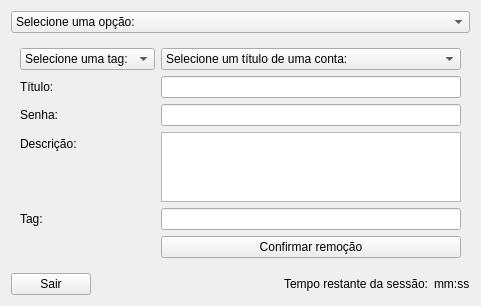
<?xml version="1.0" encoding="UTF-8"?>
<ui version="4.0">
 <class>Menu</class>
 <widget class="QDialog" name="Menu">
  <property name="geometry">
   <rect>
    <x>0</x>
    <y>0</y>
    <width>376</width>
    <height>305</height>
   </rect>
  </property>
  <property name="windowTitle">
   <string>Dialog</string>
  </property>
  <layout class="QVBoxLayout" name="verticalLayout">
   <item>
    <widget class="QComboBox" name="comboBox">
     <item>
      <property name="text">
       <string>Selecione uma opção:</string>
      </property>
     </item>
     <item>
      <property name="text">
       <string>Mostrar conta(s)</string>
      </property>
     </item>
     <item>
      <property name="text">
       <string>Adicionar conta</string>
      </property>
     </item>
     <item>
      <property name="text">
       <string>Editar conta</string>
      </property>
     </item>
     <item>
      <property name="text">
       <string>Remover conta</string>
      </property>
     </item>
     <item>
      <property name="text">
       <string>Gerar senha aleatória</string>
      </property>
     </item>
     <item>
      <property name="text">
       <string>Adicionar tag</string>
      </property>
     </item>
     <item>
      <property name="text">
       <string>Remover tag</string>
      </property>
     </item>
    </widget>
   </item>
   <item>
    <widget class="QStackedWidget" name="stackedWidget">
     <property name="currentIndex">
      <number>4</number>
     </property>
     <widget class="QWidget" name="Padrao"/>
     <widget class="QWidget" name="MostrarContas">
      <layout class="QVBoxLayout" name="verticalLayout_3">
       <item>
        <layout class="QHBoxLayout" name="horizontalLayout_7">
         <item>
          <widget class="QComboBox" name="SelecTagEC_2">
           <item>
            <property name="text">
             <string>Selecione uma tag:</string>
            </property>
           </item>
           <item>
            <property name="text">
             <string>Banco</string>
            </property>
           </item>
          </widget>
         </item>
         <item>
          <widget class="QComboBox" name="SelecTituloEC_2">
           <item>
            <property name="text">
             <string>Selecione um título de uma conta:</string>
            </property>
           </item>
          </widget>
         </item>
         <item>
          <widget class="QPushButton" name="BotaoFiltrarMC">
           <property name="text">
            <string>Filtrar</string>
           </property>
          </widget>
         </item>
        </layout>
       </item>
       <item>
        <widget class="QScrollArea" name="scrollArea">
         <property name="widgetResizable">
          <bool>true</bool>
         </property>
         <widget class="QWidget" name="scrollAreaWidgetContents">
          <property name="geometry">
           <rect>
            <x>0</x>
            <y>0</y>
            <width>110</width>
            <height>32</height>
           </rect>
          </property>
          <layout class="QGridLayout" name="gridLayout">
           <item row="0" column="1">
            <widget class="QWidget" name="WidgetContainer" native="true"/>
           </item>
           <item row="0" column="0">
            <spacer name="horizontalSpacer_3">
             <property name="orientation">
              <enum>Qt::Orientation::Horizontal</enum>
             </property>
             <property name="sizeType">
              <enum>QSizePolicy::Policy::Fixed</enum>
             </property>
             <property name="sizeHint" stdset="0">
              <size>
               <width>40</width>
               <height>20</height>
              </size>
             </property>
            </spacer>
           </item>
           <item row="0" column="2">
            <spacer name="horizontalSpacer_4">
             <property name="orientation">
              <enum>Qt::Orientation::Horizontal</enum>
             </property>
             <property name="sizeType">
              <enum>QSizePolicy::Policy::Fixed</enum>
             </property>
             <property name="sizeHint" stdset="0">
              <size>
               <width>40</width>
               <height>20</height>
              </size>
             </property>
            </spacer>
           </item>
          </layout>
         </widget>
        </widget>
       </item>
      </layout>
     </widget>
     <widget class="QWidget" name="AdicionarConta">
      <layout class="QFormLayout" name="formLayout">
       <item row="1" column="0">
        <widget class="QLabel" name="label_2">
         <property name="text">
          <string>Senha:      </string>
         </property>
        </widget>
       </item>
       <item row="1" column="1">
        <widget class="QLineEdit" name="SenhaAC"/>
       </item>
       <item row="2" column="0">
        <widget class="QLabel" name="label_3">
         <property name="sizePolicy">
          <sizepolicy hsizetype="Fixed" vsizetype="Preferred">
           <horstretch>0</horstretch>
           <verstretch>0</verstretch>
          </sizepolicy>
         </property>
         <property name="text">
          <string>Descrição:</string>
         </property>
        </widget>
       </item>
       <item row="2" column="1">
        <widget class="QTextEdit" name="DescricaoAC">
         <property name="maximumSize">
          <size>
           <width>122</width>
           <height>91</height>
          </size>
         </property>
         <property name="html">
          <string>&lt;!DOCTYPE HTML PUBLIC &quot;-//W3C//DTD HTML 4.0//EN&quot; &quot;http://www.w3.org/TR/REC-html40/strict.dtd&quot;&gt;
&lt;html&gt;&lt;head&gt;&lt;meta name=&quot;qrichtext&quot; content=&quot;1&quot; /&gt;&lt;meta charset=&quot;utf-8&quot; /&gt;&lt;style type=&quot;text/css&quot;&gt;
p, li { white-space: pre-wrap; }
hr { height: 1px; border-width: 0; }
li.unchecked::marker { content: &quot;\2610&quot;; }
li.checked::marker { content: &quot;\2612&quot;; }
&lt;/style&gt;&lt;/head&gt;&lt;body style=&quot; font-family:'Segoe UI'; font-size:9pt; font-weight:400; font-style:normal;&quot;&gt;
&lt;p style=&quot;-qt-paragraph-type:empty; margin-top:0px; margin-bottom:0px; margin-left:0px; margin-right:0px; -qt-block-indent:0; text-indent:0px;&quot;&gt;&lt;br /&gt;&lt;/p&gt;&lt;/body&gt;&lt;/html&gt;</string>
         </property>
         <property name="overwriteMode">
          <bool>false</bool>
         </property>
        </widget>
       </item>
       <item row="3" column="0">
        <widget class="QLabel" name="label_4">
         <property name="sizePolicy">
          <sizepolicy hsizetype="Fixed" vsizetype="Preferred">
           <horstretch>0</horstretch>
           <verstretch>0</verstretch>
          </sizepolicy>
         </property>
         <property name="text">
          <string>Tag:          </string>
         </property>
        </widget>
       </item>
       <item row="3" column="1">
        <widget class="QComboBox" name="TagAC">
         <property name="sizePolicy">
          <sizepolicy hsizetype="Preferred" vsizetype="Fixed">
           <horstretch>0</horstretch>
           <verstretch>0</verstretch>
          </sizepolicy>
         </property>
         <item>
          <property name="text">
           <string>Selecione uma opção:</string>
          </property>
         </item>
        </widget>
       </item>
       <item row="4" column="1">
        <widget class="QPushButton" name="BotaoConfirmarAC">
         <property name="sizePolicy">
          <sizepolicy hsizetype="Fixed" vsizetype="Fixed">
           <horstretch>0</horstretch>
           <verstretch>0</verstretch>
          </sizepolicy>
         </property>
         <property name="text">
          <string>Confirmar</string>
         </property>
        </widget>
       </item>
       <item row="0" column="0">
        <widget class="QLabel" name="label_5">
         <property name="text">
          <string>Título:</string>
         </property>
        </widget>
       </item>
       <item row="0" column="1">
        <widget class="QLineEdit" name="TituloAC"/>
       </item>
      </layout>
     </widget>
     <widget class="QWidget" name="EditarConta">
      <layout class="QFormLayout" name="formLayout_2">
       <item row="0" column="0">
        <widget class="QComboBox" name="SelecTagEC">
         <item>
          <property name="text">
           <string>Selecione uma tag:</string>
          </property>
         </item>
         <item>
          <property name="text">
           <string>Banco</string>
          </property>
         </item>
        </widget>
       </item>
       <item row="0" column="1">
        <layout class="QHBoxLayout" name="horizontalLayout_5">
         <item>
          <widget class="QComboBox" name="SelecTituloEC">
           <item>
            <property name="text">
             <string>Selecione um título de uma conta:</string>
            </property>
           </item>
          </widget>
         </item>
         <item>
          <widget class="QPushButton" name="BotaoFiltrarEC">
           <property name="text">
            <string>Filtrar</string>
           </property>
          </widget>
         </item>
        </layout>
       </item>
       <item row="1" column="0">
        <widget class="QLabel" name="label_6">
         <property name="text">
          <string>Título:</string>
         </property>
        </widget>
       </item>
       <item row="1" column="1">
        <widget class="QLineEdit" name="TituloEC"/>
       </item>
       <item row="2" column="0">
        <widget class="QLabel" name="label_7">
         <property name="text">
          <string>Senha:</string>
         </property>
        </widget>
       </item>
       <item row="2" column="1">
        <widget class="QLineEdit" name="SenhaEC"/>
       </item>
       <item row="3" column="0">
        <widget class="QLabel" name="label_8">
         <property name="text">
          <string>Descrição:</string>
         </property>
        </widget>
       </item>
       <item row="3" column="1">
        <widget class="QTextEdit" name="DescricaoEC"/>
       </item>
       <item row="4" column="0">
        <widget class="QLabel" name="label_9">
         <property name="text">
          <string>Tag:</string>
         </property>
        </widget>
       </item>
       <item row="4" column="1">
        <widget class="QComboBox" name="TagEC">
         <item>
          <property name="text">
           <string>Selecione uma opção:</string>
          </property>
         </item>
        </widget>
       </item>
       <item row="5" column="1">
        <widget class="QPushButton" name="BotaoConfirmaEC">
         <property name="text">
          <string>Confirmar edição</string>
         </property>
        </widget>
       </item>
      </layout>
     </widget>
     <widget class="QWidget" name="RemoverConta">
      <layout class="QFormLayout" name="formLayout_3">
       <item row="1" column="0">
        <widget class="QComboBox" name="SelecTagRC">
         <item>
          <property name="text">
           <string>Selecione uma tag:</string>
          </property>
         </item>
         <item>
          <property name="text">
           <string>Banco</string>
          </property>
         </item>
        </widget>
       </item>
       <item row="2" column="0">
        <widget class="QLabel" name="label_11">
         <property name="text">
          <string>Título:</string>
         </property>
        </widget>
       </item>
       <item row="2" column="1">
        <widget class="QLineEdit" name="TituloRC">
         <property name="readOnly">
          <bool>true</bool>
         </property>
        </widget>
       </item>
       <item row="3" column="0">
        <widget class="QLabel" name="label_12">
         <property name="text">
          <string>Senha:</string>
         </property>
        </widget>
       </item>
       <item row="3" column="1">
        <widget class="QLineEdit" name="SenhaRC">
         <property name="readOnly">
          <bool>true</bool>
         </property>
        </widget>
       </item>
       <item row="4" column="0">
        <widget class="QLabel" name="label_10">
         <property name="text">
          <string>Descrição:</string>
         </property>
        </widget>
       </item>
       <item row="4" column="1">
        <widget class="QTextEdit" name="DescricaoRC">
         <property name="readOnly">
          <bool>true</bool>
         </property>
        </widget>
       </item>
       <item row="5" column="0">
        <widget class="QLabel" name="label_13">
         <property name="text">
          <string>Tag:</string>
         </property>
        </widget>
       </item>
       <item row="6" column="1">
        <widget class="QPushButton" name="BotaoConfirmaRC">
         <property name="text">
          <string>Confirmar remoção</string>
         </property>
        </widget>
       </item>
       <item row="1" column="1">
        <widget class="QComboBox" name="SelecTituloRC">
         <item>
          <property name="text">
           <string>Selecione um título de uma conta:</string>
          </property>
         </item>
        </widget>
       </item>
       <item row="5" column="1">
        <widget class="QLineEdit" name="TagRC">
         <property name="readOnly">
          <bool>true</bool>
         </property>
        </widget>
       </item>
      </layout>
     </widget>
     <widget class="QWidget" name="SenhaAleatoria">
      <layout class="QVBoxLayout" name="verticalLayout_2">
       <item>
        <layout class="QHBoxLayout" name="horizontalLayout_2">
         <item>
          <widget class="QLabel" name="label_14">
           <property name="text">
            <string>Número de caracteres:   </string>
           </property>
          </widget>
         </item>
         <item>
          <widget class="QSpinBox" name="spinBox">
           <property name="minimum">
            <number>1</number>
           </property>
           <property name="maximum">
            <number>64</number>
           </property>
          </widget>
         </item>
         <item>
          <widget class="QToolButton" name="toolButton_2">
           <property name="text">
            <string>...</string>
           </property>
           <property name="icon">
            <iconset theme="QIcon::ThemeIcon::HelpAbout"/>
           </property>
          </widget>
         </item>
         <item>
          <spacer name="horizontalSpacer_2">
           <property name="orientation">
            <enum>Qt::Orientation::Horizontal</enum>
           </property>
           <property name="sizeHint" stdset="0">
            <size>
             <width>40</width>
             <height>20</height>
            </size>
           </property>
          </spacer>
         </item>
        </layout>
       </item>
       <item>
        <layout class="QHBoxLayout" name="horizontalLayout_4">
         <item>
          <widget class="QCheckBox" name="checkBoxabc">
           <property name="text">
            <string>abc...</string>
           </property>
          </widget>
         </item>
         <item>
          <widget class="QCheckBox" name="checkBoxABC">
           <property name="text">
            <string>ABC...</string>
           </property>
          </widget>
         </item>
         <item>
          <widget class="QCheckBox" name="checkBox123">
           <property name="text">
            <string>123...</string>
           </property>
          </widget>
         </item>
         <item>
          <widget class="QCheckBox" name="checkBoxExtras">
           <property name="text">
            <string>%#@...</string>
           </property>
          </widget>
         </item>
        </layout>
       </item>
       <item>
        <layout class="QHBoxLayout" name="horizontalLayout_3">
         <item>
          <widget class="QLabel" name="label_15">
           <property name="text">
            <string>Senha gerada:</string>
           </property>
          </widget>
         </item>
         <item>
          <widget class="QLineEdit" name="SenhaGerada">
           <property name="readOnly">
            <bool>true</bool>
           </property>
          </widget>
         </item>
         <item>
          <widget class="QToolButton" name="toolButton">
           <property name="text">
            <string>...</string>
           </property>
           <property name="icon">
            <iconset theme="QIcon::ThemeIcon::EditCopy"/>
           </property>
          </widget>
         </item>
        </layout>
       </item>
      </layout>
     </widget>
     <widget class="QWidget" name="AdicionarTag">
      <layout class="QFormLayout" name="formLayout_4">
       <item row="0" column="0">
        <widget class="QLabel" name="label_17">
         <property name="text">
          <string>Tag's já existentes:</string>
         </property>
        </widget>
       </item>
       <item row="0" column="1">
        <widget class="QComboBox" name="TagsExistentes"/>
       </item>
       <item row="1" column="0">
        <widget class="QLabel" name="label_16">
         <property name="text">
          <string>Nome da nova tag:</string>
         </property>
        </widget>
       </item>
       <item row="1" column="1">
        <widget class="QLineEdit" name="NomeTagNova">
         <property name="maxLength">
          <number>20</number>
         </property>
         <property name="placeholderText">
          <string>Máximo de 20 caracteres</string>
         </property>
        </widget>
       </item>
       <item row="2" column="1">
        <widget class="QPushButton" name="BotaoConfirmarAT">
         <property name="text">
          <string>Confirmar</string>
         </property>
        </widget>
       </item>
      </layout>
     </widget>
     <widget class="QWidget" name="RemoverTag">
      <layout class="QVBoxLayout" name="verticalLayout_4">
       <item>
        <widget class="QComboBox" name="SelecTagRT">
         <item>
          <property name="text">
           <string>Selecione uma tag:</string>
          </property>
         </item>
        </widget>
       </item>
       <item>
        <widget class="QPushButton" name="BotaoConfirmaRT">
         <property name="text">
          <string>Confirmar remoção</string>
         </property>
        </widget>
       </item>
      </layout>
     </widget>
    </widget>
   </item>
   <item>
    <layout class="QHBoxLayout" name="horizontalLayout">
     <item>
      <widget class="QPushButton" name="BotaoSair">
       <property name="text">
        <string>Sair</string>
       </property>
      </widget>
     </item>
     <item>
      <spacer name="horizontalSpacer">
       <property name="orientation">
        <enum>Qt::Orientation::Horizontal</enum>
       </property>
       <property name="sizeType">
        <enum>QSizePolicy::Policy::Expanding</enum>
       </property>
       <property name="sizeHint" stdset="0">
        <size>
         <width>40</width>
         <height>20</height>
        </size>
       </property>
      </spacer>
     </item>
     <item>
      <widget class="QLabel" name="label">
       <property name="text">
        <string>Tempo restante da sessão:</string>
       </property>
      </widget>
     </item>
     <item>
      <widget class="QLabel" name="tempo">
       <property name="text">
        <string>mm:ss</string>
       </property>
      </widget>
     </item>
    </layout>
   </item>
  </layout>
 </widget>
 <tabstops>
  <tabstop>comboBox</tabstop>
  <tabstop>TituloAC</tabstop>
  <tabstop>SenhaAC</tabstop>
  <tabstop>DescricaoAC</tabstop>
  <tabstop>TagAC</tabstop>
  <tabstop>BotaoConfirmarAC</tabstop>
  <tabstop>TagsExistentes</tabstop>
  <tabstop>NomeTagNova</tabstop>
  <tabstop>BotaoConfirmarAT</tabstop>
  <tabstop>SelecTagEC_2</tabstop>
  <tabstop>SelecTituloEC_2</tabstop>
  <tabstop>BotaoFiltrarMC</tabstop>
  <tabstop>BotaoFiltrarEC</tabstop>
  <tabstop>TituloEC</tabstop>
  <tabstop>SenhaEC</tabstop>
  <tabstop>DescricaoEC</tabstop>
  <tabstop>TagEC</tabstop>
  <tabstop>BotaoConfirmaEC</tabstop>
  <tabstop>TituloRC</tabstop>
  <tabstop>SenhaRC</tabstop>
  <tabstop>DescricaoRC</tabstop>
  <tabstop>BotaoConfirmaRC</tabstop>
  <tabstop>spinBox</tabstop>
  <tabstop>toolButton_2</tabstop>
  <tabstop>checkBoxabc</tabstop>
  <tabstop>checkBoxABC</tabstop>
  <tabstop>checkBox123</tabstop>
  <tabstop>checkBoxExtras</tabstop>
  <tabstop>SenhaGerada</tabstop>
  <tabstop>toolButton</tabstop>
  <tabstop>SelecTituloEC</tabstop>
  <tabstop>scrollArea</tabstop>
  <tabstop>SelecTagEC</tabstop>
  <tabstop>SelecTagRT</tabstop>
  <tabstop>BotaoConfirmaRT</tabstop>
  <tabstop>BotaoSair</tabstop>
 </tabstops>
 <resources/>
 <connections>
  <connection>
   <sender>BotaoSair</sender>
   <signal>clicked()</signal>
   <receiver>Menu</receiver>
   <slot>close()</slot>
   <hints>
    <hint type="sourcelabel">
     <x>42</x>
     <y>265</y>
    </hint>
    <hint type="destinationlabel">
     <x>90</x>
     <y>192</y>
    </hint>
   </hints>
  </connection>
 </connections>
</ui>
